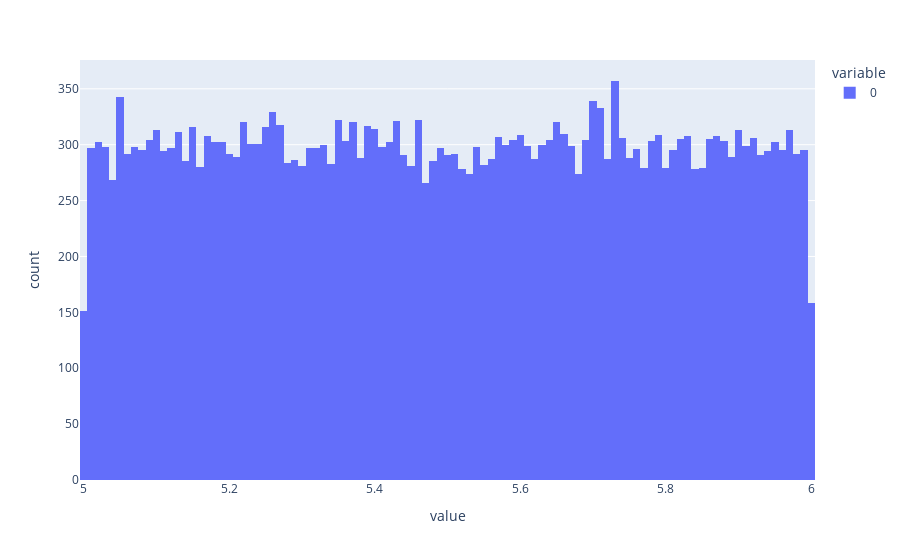

This figure's notebook cell:
### Markdown cell above
## Q6: Use numpy to draw uniform distribution.

### Code cell
px.histogram(np.random.uniform(5,6,30000))

### Figure 1 — Plotly figure (JSON) as saved in the notebook; plotly's stock layout.template omitted (floating-point values rounded to 4 significant figures; data arrays with more than 128 entries replaced by an {"elided": "..."} marker saying what was removed)
{"data": [{"alignmentgroup": "True", "bingroup": "x", "hovertemplate": "variable=0<br>value=%{x}<br>count=%{y}<extra></extra>", "legendgroup": "0", "marker": {"color": "#636efa", "pattern": {"shape": ""}}, "name": "0", "offsetgroup": "0", "orientation": "v", "showlegend": true, "type": "histogram", "x": {"elided": "30000 float values"}, "xaxis": "x", "yaxis": "y"}], "layout": {"barmode": "relative", "legend": {"title": {"text": "variable"}, "tracegroupgap": 0}, "margin": {"t": 60}, "xaxis": {"anchor": "y", "domain": [0, 1], "title": {"text": "value"}}, "yaxis": {"anchor": "x", "domain": [0, 1], "title": {"text": "count"}}}}
